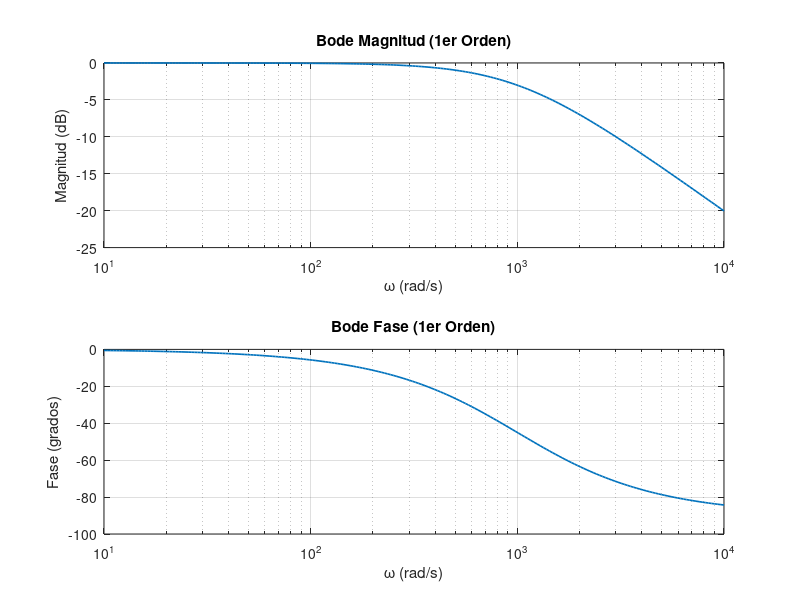

Write MATLAB code to recreate this figure.
% Bode de 1er Orden
wc = 1000;
w = logspace(1,4,200);
H_1 = 1 ./ (1 + 1j*(w/wc));

H_dB = 20*log10(abs(H_1));
Phase = angle(H_1)*(180/pi);

figure;
subplot(2,1,1);
semilogx(w, H_dB,'LineWidth',1.2);
title('Bode Magnitud (1er Orden)');
xlabel('\omega (rad/s)'); ylabel('Magnitud (dB)');
grid on;

subplot(2,1,2);
semilogx(w, Phase,'LineWidth',1.2);
title('Bode Fase (1er Orden)');
xlabel('\omega (rad/s)'); ylabel('Fase (grados)');
grid on;
